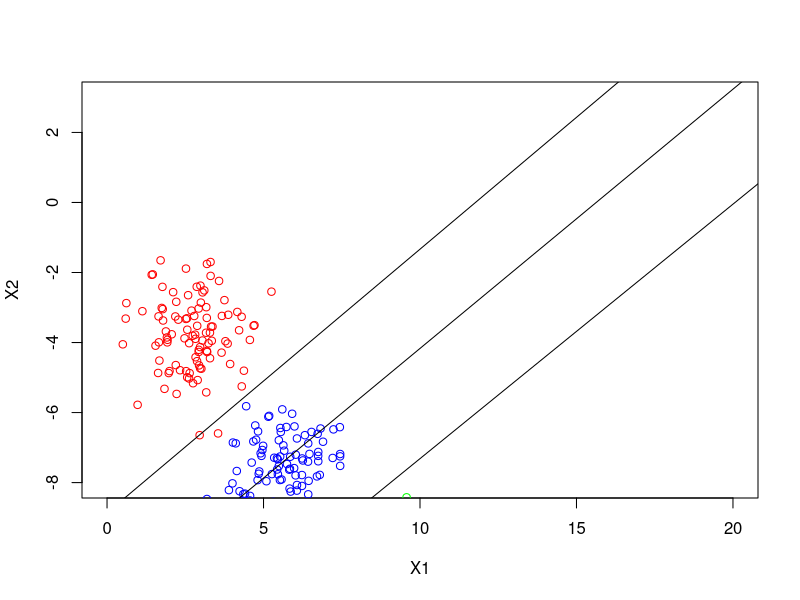
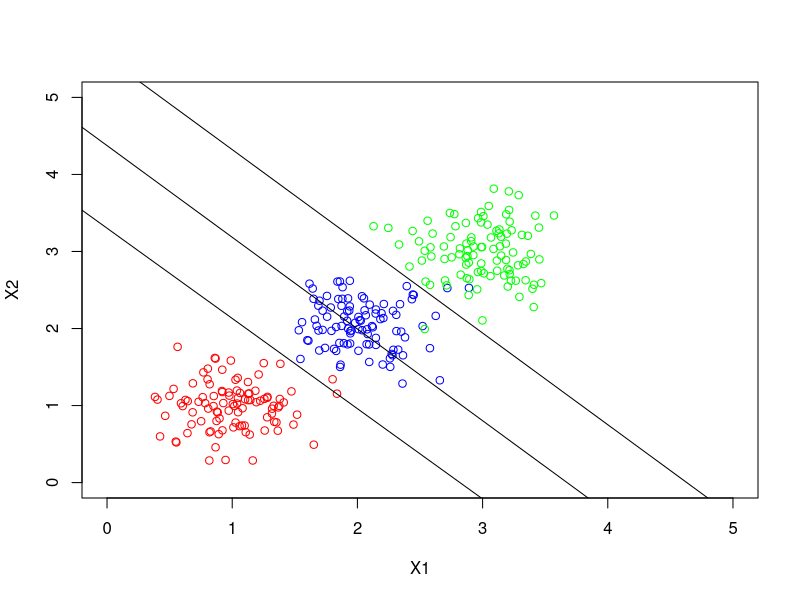

Write the R code that produced these figures, in order.
#+------------------------------+
#|PHS597 assignment4           	|
#|                              |
#|Author: Chen Wang             |
#|Date:   0922,2020             |
#+------------------------------+
###Implement LDA,QDA; illustration of sphering
library(MASS)
library(mvtnorm)
##simulate data
x1=rmvnorm(100,mean=c(1,1),sigma=0.1*diag(2))
x2=rmvnorm(100,mean=c(2,2),sigma=0.1*diag(2))
x3=rmvnorm(100,mean=c(3,3),sigma=0.1*diag(2))
x=rbind(x1,x2,x3);n=nrow(x)
y=c(rep(0,100),rep(1,100),rep(2,100))
###LDA##
LDA_solver<-function(x,y,QDA=F){
  n<-dim(x)[1]
  p<-dim(x)[2]
  class_label<-unique(y)
  k<-length(class_label)
  mu.mat<-matrix(rep(NA,k*p),ncol = p)
  sigma_k<-matrix(rep(NA,p*p),ncol = p)
  sigma.list<-rep(list(sigma_k),k)
  pi.vec<-rep(NA,k)
  for (i in 1:k) {
    x_i<-x[y==class_label[i],]
    mu.mat[i,]<-colMeans(x_i)
    pi.vec[i]<-nrow(x_i)/n
    sigma_i<-(t(x_i)-mu.mat[i,]) %*% t(t(x_i)-mu.mat[i,])
    sigma.list[[i]]<-sigma_i
  }
  sigma.all<-(Reduce("+",sigma.list))/(n-k)
  if(QDA){
    return(list("pi_hat"=pi.vec,"mu_hat"=mu.mat,sigma_hat=sigma.list))
  }
  return(list("pi_hat"=pi.vec,"mu_hat"=mu.mat,sigma_hat=sigma.all))
}

LDAres<-LDA_solver(x = x,y = y)
QDAres<-LDA_solver(x = x,y = y,QDA = T)
##prediction
LDA_predict<-function(X,LDAres,class_label,QDA=F){
  X<-matrix(X, ncol = 1)
  mu.mat<-LDAres$mu_hat
  pi_hat<-LDAres$pi_hat
  sigma<-LDAres$sigma_hat
  G_X<-rep(NA,nrow(mu.mat))
  if(QDA){
    sigma.list<-LDAres$sigma_hat
    for (i in 1:dim(mu.mat)[1]) {
      mu_i<-mu.mat[i,]
      mu_i<-matrix(mu_i,nrow = 1)
      pi_i<-pi_hat[i]
      sigma_i<-sigma.list[[i]]
      ######
      prob<-(-0.5*log(det(sigma_i))-0.5*(t(X)-mu_i)%*%ginv(sigma_i)%*%t((t(X)-mu_i))+log(pi_i))
      G_X[i]<-prob
    }
    
    return(class_label[which.max(G_X)])
  }
  
  for (i in 1:dim(mu.mat)[1]) {
    mu_i<-mu.mat[i,]
    mu_i<-matrix(mu_i,nrow = 1)
    pi_i<-pi_hat[i]
    prob<-t(X)%*%ginv(sigma)%*%t(mu_i)-0.5*mu_i%*%ginv(sigma)%*%t(mu_i)+log(pi_i)
    G_X[i]<-prob
  }
  return(class_label[which.max(G_X)])
}
##prediction
LDA_predict(X=x[101,],LDAres = LDAres,class_label = c(0,1,2))
LDA_predict(X=x[101,],LDAres = QDAres,QDA = T,class_label = c(0,1,2))



################sphering#####
sigma.mat<-LDAres$sigma_hat
u.mat<-eigen(sigma.mat)$vectors
D.mat<-diag(eigen(sigma.mat)$values)

W.mat<-diag(diag(D.mat)^(-0.5))%*%t(u.mat)
X.star<-t(W.mat%*%t(x))
plot(X.star[1:100,],xlim = c(0,20),ylim = c(-8,3),col='red',xlab = "X1",ylab = "X2");
points(X.star[101:200,],col='blue')
points(X.star[201:300,],col='green')
x1_star<-X.star[1:100,]
x2_star<-X.star[101:200,]
x3_star<-X.star[201:300,]
mu1_star<-colMeans(x1_star)
mu2_star<-colMeans(x2_star)
mu3_star<-colMeans(x3_star)
##
b12<- -1/((mu2_star[2]-mu1_star[2])/(mu2_star[1]-mu1_star[1]))
a12<-0.5*(mu1_star[2]+mu2_star[2])-b12*0.5*(mu1_star[1]+mu2_star[1])
abline(a12,b12)
b13<- -1/((mu3_star[2]-mu1_star[2])/(mu3_star[1]-mu1_star[1]))
a13<-0.5*(mu1_star[2]+mu3_star[2])-b13*0.5*(mu1_star[1]+mu3_star[1])
abline(a13,b13)
b23<- -1/((mu3_star[2]-mu2_star[2])/(mu3_star[1]-mu2_star[1]))
a23<-0.5*(mu2_star[2]+mu3_star[2])-b13*0.5*(mu2_star[1]+mu3_star[1])
abline(a23,b23)

#####transform back#####
p12.1<-as.vector(ginv(W.mat)%*%c(0.5*(mu1_star[1]+mu2_star[1]),0.5*(mu1_star[2]+mu2_star[2])))
p12.2<-as.vector(ginv(W.mat)%*%c(0,a12))
b12.back<-(p12.1[2]-p12.2[2])/(p12.1[1]-p12.2[1])
a12.back<-p12.1[2]-b12.back*p12.1[1]

p13.1<-as.vector(ginv(W.mat)%*%c(0.5*(mu1_star[1]+mu3_star[1]),0.5*(mu1_star[2]+mu3_star[2])))
p13.2<-as.vector(ginv(W.mat)%*%c(0,a13))
b13.back<-(p13.1[2]-p13.2[2])/(p13.1[1]-p13.2[1])
a13.back<-p13.1[2]-b13.back*p13.1[1]

p23.1<-as.vector(ginv(W.mat)%*%c(0.5*(mu2_star[1]+mu3_star[1]),0.5*(mu2_star[2]+mu3_star[2])))
p23.2<-as.vector(ginv(W.mat)%*%c(0,a23))
b23.back<-(p23.1[2]-p23.2[2])/(p23.1[1]-p23.2[1])
a23.back<-p23.1[2]-b23.back*p23.1[1]
##plot 
plot(x1,col='red',xlim=c(0,5),ylim=c(0,5),xlab = "X1",ylab = "X2")
points(x2,col='blue')
points(x3,col='green')
abline(a12.back,b12.back)
abline(a13.back,b13.back)
abline(a23.back,b23.back)




